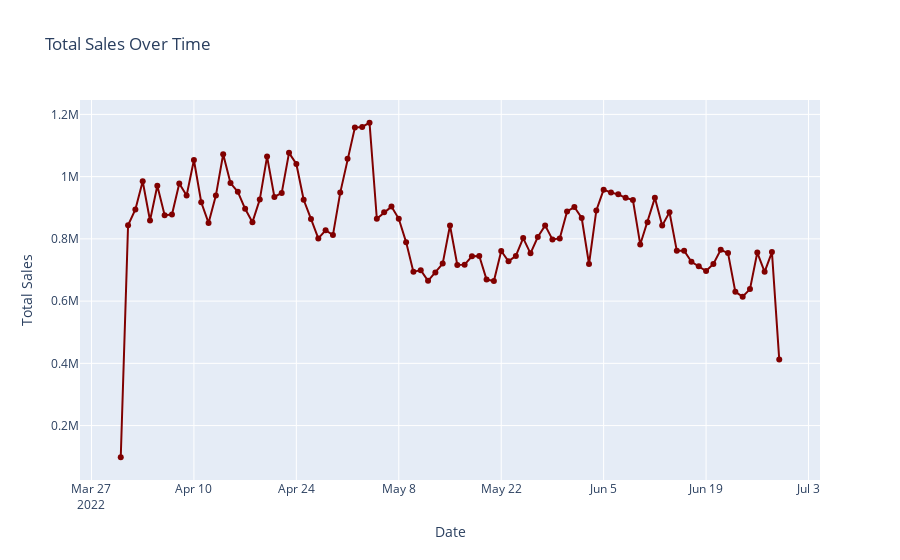

Source (notebook cell):
### Markdown cell above
### 2. How do sales trends look over time?

### Code cell
total_sales_over_time = data_copy.groupby('Date')['Total_Sales'].sum().reset_index()

# Creating the plot
fig = go.Figure()

fig.add_trace(go.Scatter(x=total_sales_over_time['Date'], 
                         y=total_sales_over_time['Total_Sales'],
                         mode='lines+markers',
                         name='Total Sales Over Time',
                         line=dict(color='maroon')))

fig.update_layout(title='Total Sales Over Time',
                  xaxis_title='Date',
                  yaxis_title='Total Sales')

fig.show()
